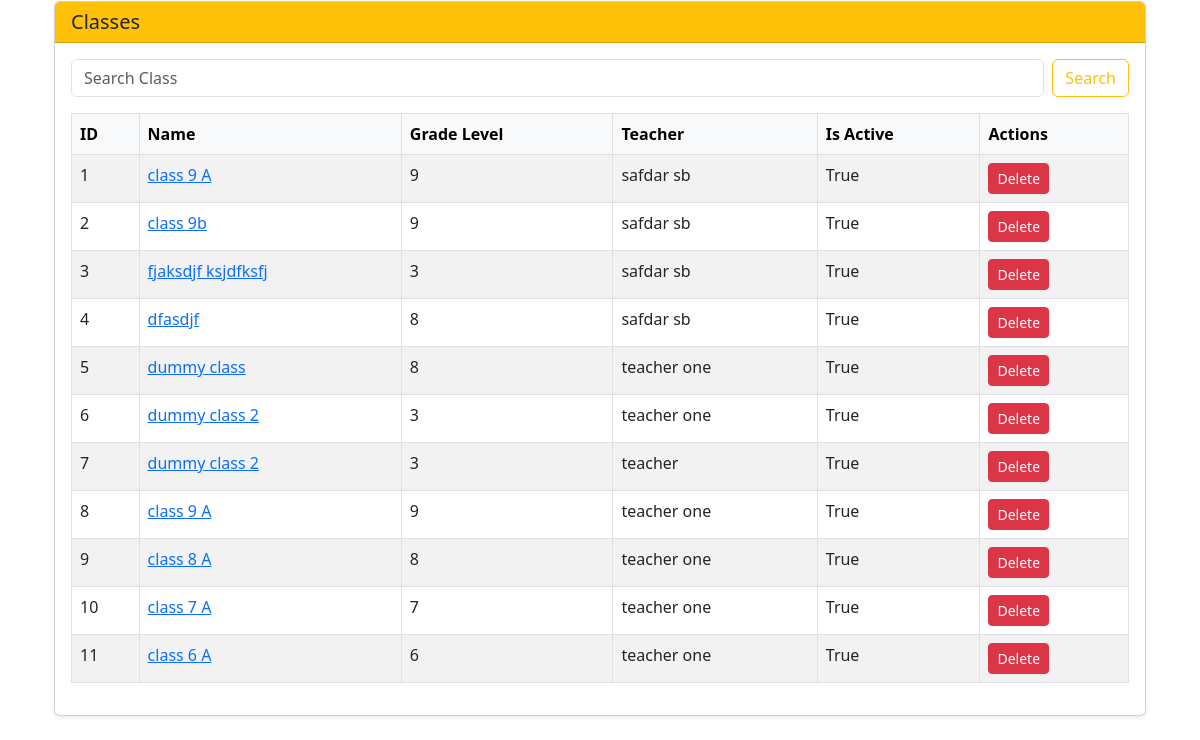
The app's page /user/admin/dashboard/ (signed in, lower part), older data.
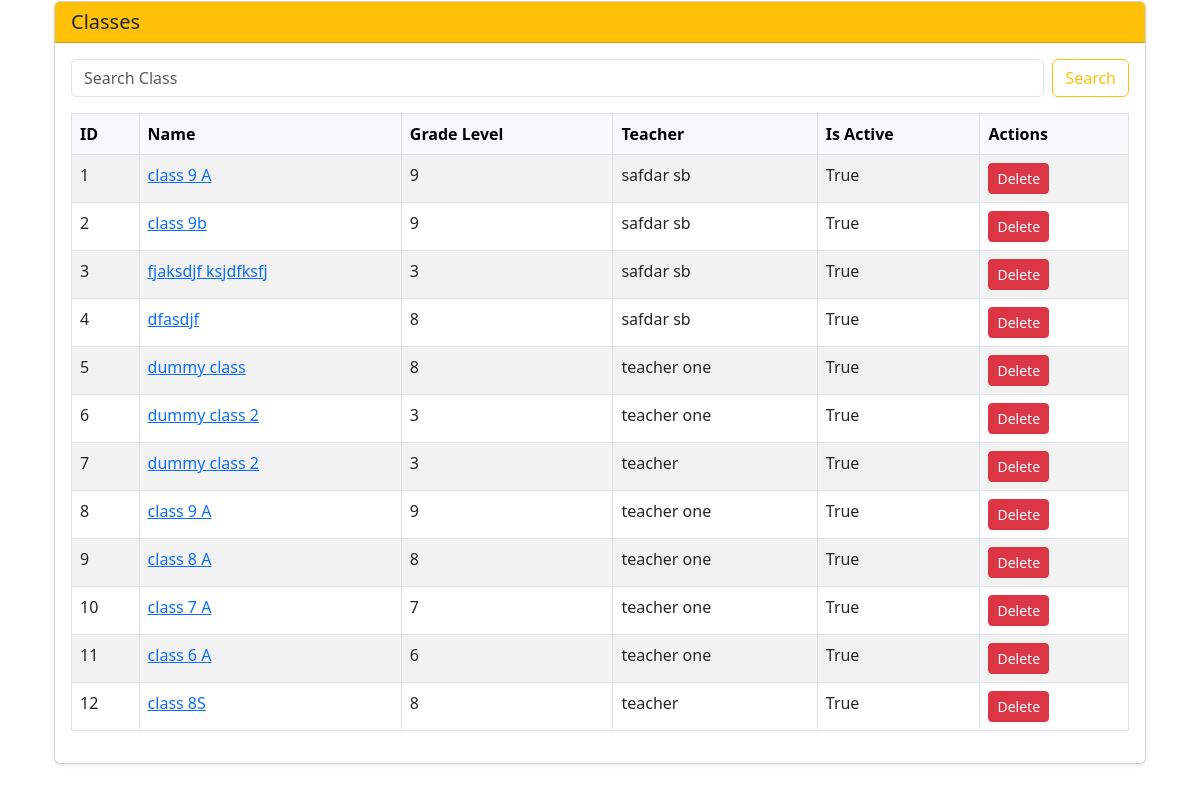
The same page, newer data.
### school/models.py (models this page shows, shortened)
class ClassRoom(models.Model):
    name = models.CharField(max_length=100)
    grade_level= models.IntegerField(validators=[validate_grade_level])
    school = models.ForeignKey(School, on_delete=models.CASCADE, related_name='classes')
    assigned_teacher = models.ForeignKey(
        User,
        on_delete=models.SET_NULL,
        null=True,
        blank=True,
        limit_choices_to={'role': 'teacher'},
        related_name='teaching_classes'
    )
    students = models.ManyToManyField(
        User,
        blank=True,
        limit_choices_to={'role': 'student'},
        related_name='enrolled_classes'
    )
    is_active = models.BooleanField(default=True, verbose_name="Is Active")
    created_at = models.DateTimeField(auto_now_add=True)
    class Meta:
        unique_together = ('name', 'school')  #here ensuring classname should be unique, we fullfilled one section or multiple section requirements here

### users/models.py (models this page shows)
class User(AbstractBaseUser, PermissionsMixin):
    ROLE_CHOICES = [
        ('admin', 'Admin'),
        ('teacher', 'Teacher'),
        ('student', 'Student'),
    ]
    email = models.EmailField(unique=True)
    full_name = models.CharField(max_length=255)
    is_active = models.BooleanField(default=True)
    is_staff = models.BooleanField(default=False)
    school = models.ForeignKey("school.School", on_delete=models.SET_NULL, null=True, blank=True)
    role = models.CharField(max_length=20, choices=ROLE_CHOICES, default='student')
    date_joined = models.DateTimeField(auto_now_add=True)
    objects = CustomUserManager()
    USERNAME_FIELD = 'email'
    REQUIRED_FIELDS = ['full_name']
    def __str__(self):
        return self.email
    def get_full_name(self):
        return self.full_name

### users/views.py (the view)
# urls.py: path('admin/dashboard/', views.admin_dashboard, name='admin_dashboard'),
@admin_required
def admin_dashboard(request):
    districts = District.objects.all()
    schools = School.objects.all()
    classes = ClassRoom.objects.all()
    district_form = DistrictForm()
    school_form = SchoolForm()
    class_form = ClassForm()
    district_search_query = request.GET.get('district_search')
    if district_search_query:
        districts = districts.filter(name__icontain=district_search_query)
    school_search_query = request.GET.get('school_search')
    if school_search_query:
        schools = schools.filter(name__icontain = school_search_query)
    class_search_query = request.GET.get('class_search')
    if class_search_query:
        classes = classes.filter(name__icontain = class_search_query)
    selected_district_id = request.GET.get('district_id')
    if selected_district_id:
        schools = schools.filter(district_id = selected_district_id)
    if request.method == 'POST' and 'add_district' in request.POST:
        district_form = DistrictForm(request.POST)
        if district_form.is_valid():
            district_form.save()
            return redirect('admin_dashboard')
    if request.method == 'POST' and 'add_school' in request.POST:
        school_form = SchoolForm(request.POST)
        if school_form:
            school_form.save()
            return redirect('admin_dashboard')
    selected_school_id = request.GET.get('school_id')
    if selected_school_id:
        classes = classes.filter(school_id = selected_school_id)
    if request.method == 'POST' and 'add_class' in request.POST:
        class_form = ClassForm(request.POST)
        if class_form.is_valid():
            class_form.save()
            return redirect('admin_dashboard')
    context = {
        'districts': districts,
        'schools': schools,
        'district_form':district_form,
        'school_form': school_form,
        'selected_district_id':selected_district_id,
        'classes': classes,
        'class_form': class_form,
        'selected_school_id': selected_school_id
    }
    return render(request, 'admin_dashboard.html', context)

### school/forms.py
class DistrictForm(forms.ModelForm):
    class Meta:
        model = District
        fields = ['name', 'is_active']

class SchoolForm(forms.ModelForm):
    class Meta:
        model = School
        fields = ['name', 'address','district', 'principal', 'is_active']

### school/models.py (called while the page is built)
    def __str__(self):
        return self.name

    def __str__(self):
        return self.name

### users/templates/admin_dashboard.html (shortened to what this page needs)
{% extends 'base.html' %}
{% block content %}
<div class="container mt-5">
    <div class="card shadow-sm mb-4">
        <div class="card-header bg-warning text-dark">
            <h5 class="mb-0">Classes {% if selected_school_id %}(Filtered by School ID {{ selected_school_id }}){% endif %}</h5>
        </div>
        <div class="card-body">
            <form method="get" class="mb-3 d-flex gap-2">
                <input type="text" name="class_search" class="form-control" placeholder="Search Class" value="{{ request.GET.class_search }}">
                <button type="submit" class="btn btn-outline-warning">Search</button>
            </form>
            <table class="table table-bordered table-hover table-striped">
                <thead class="table-light">
                    <tr>
                        <th>ID</th>
                        <th>Name</th>
                        <th>Grade Level</th>
                        <th>Teacher</th>
                        <th>Is Active</th>
                        <th>Actions</th>
                    </tr>
                </thead>
                <tbody>
                    {% for class_ in classes %}
                    <tr>
                        <td>{{ class_.id }}</td>
                        <td>
                            <a href="#" data-bs-toggle="modal" data-bs-target="#classDetailModal{{ class_.id }}">
                                {{ class_.name }}
                            </a>
                        </td>
                        <td>{{ class_.grade_level }}</td>
                        <td>{{ class_.assigned_teacher.full_name }}</td>
                        <td>{{ class_.is_active }}</td>
                        <td><a href="{% url 'delete_class' class_.id %}" class="btn btn-sm btn-danger">Delete</a></td>
                    </tr>
                    {% empty %}
                    <tr><td colspan="6" class="text-center">No Classes Found</td></tr>
                    {% endfor %}
                </tbody>
            </table>
        </div>
    </div>
</div>
{% endblock %}

Row changes from the older to the newer data that the page shows:
added ClassRoom: id "12", name "class 8S", grade_level "8", assigned_teacher.full_name "teacher", is_active "True"
